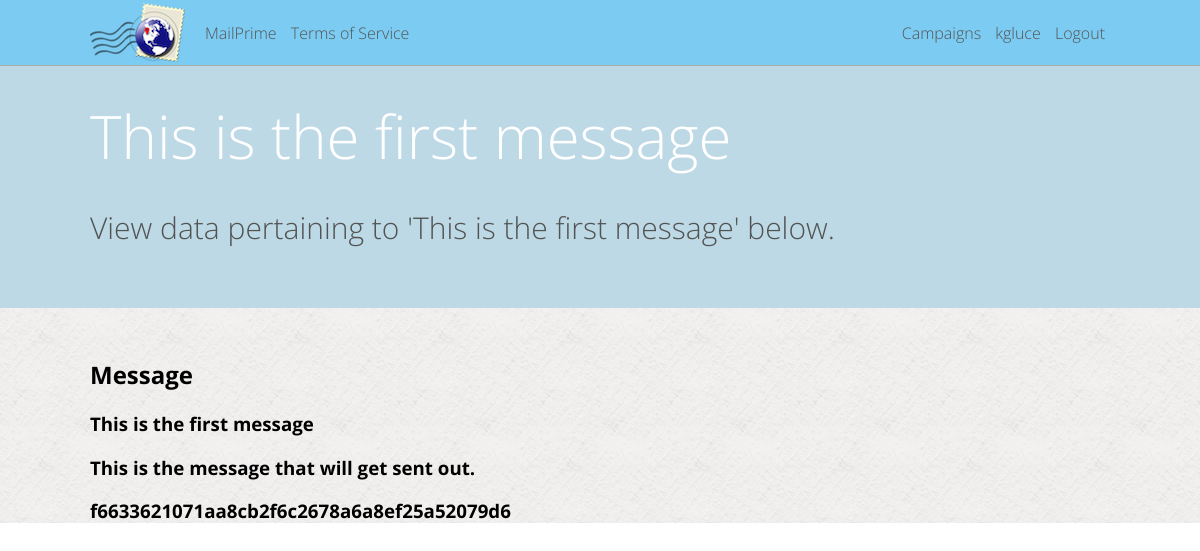
Page /kgluce/campaign-1/message-1 (signed in) on the committed database.
### mailer/models.py (models this page shows, shortened)
class Message(models.Model):
	title = models.CharField(max_length=200)
	body = models.TextField()
	template = models.ForeignKey('Template')
	campaign = models.ForeignKey('Campaign')
	created_date = models.DateTimeField(auto_now_add=True, blank=True)
	deploy_date = models.DateTimeField()
	message_id = models.CharField(max_length=200, blank=True)

### mailer/views.py (the view)
# urls.py: url(r'^(\w+)/campaign-(\d+)/message-(\d+)$', views.user_campaign_message, name='user_campaign_message'),
def user_campaign_message(request, param_username, param_campaign_pk, param_message_pk):
	page_vars = {"page_title": 'Campaign Message'}
	if current_user(request) and request.user.username == param_username:
		try:
			message = Message.objects.get(campaign__pk = param_campaign_pk, campaign__user__username = request.user.username, pk = param_message_pk)
		except Message.DoesNotExist:
			raise Http404
		page_vars['message'] = message
		return render(request, 'user_campaign_message.html', page_vars)
	else:
		raise Http404

### mailer/lib.py (called while the page is built)
def current_user(request):
	if request.user.is_authenticated():
		return True
	else:
		return False

### mailer/templates/user_campaign_message.html
{% extends "_base.html" %}
{% block content %}
<h1>Message</h1>
<h3>{{ message.title }}</h3>
<h3>{{ message.body }}</h3>
<h3>{{ message.message_id }}</h3>
{% endblock %}
{% block header %}
<h5 id="header_title">{{ message.title }}</h5>
<p id="header_desc">View data pertaining to '{{ message.title }}' below.</p>
{% endblock header %}

### mailer/templates/_base.html (shortened to what this page needs)
{% load staticfiles %}
<!DOCTYPE html>
<html>
<head>
	<link href="{% static 'css/base.css' %}" rel="stylesheet">
</head>
<body>
	<nav>
		<div class="menu_wrapper">
			<img id="nav_icon" src="{% static 'images/nav_icon.png' %}" height="59px"></img>
			<ul class="nav_left">
				<li><a class="nav_link" href="/">MailPrime</a></li>
				<li><a class="nav_link" href="/tos">Terms of Service</a></li>
			</ul>
			<ul class="nav_right">
				{% if user.is_authenticated %}
				<li><a class="nav_link" href="/{{ user.username }}/campaigns">Campaigns</a></li>
				<li><a class="nav_link" href="/{{ user.username }}/account">{{ user.username }}</a></li>
				<li><a class="nav_link" href="/logout">Logout</a></li>
				{% else %}
				<li><a class="nav_link" href="/login">Login</a></li>
				{% endif %}
			</ul>
		</div>
	</nav>
	<header>
		<div class="content_wrapper">
			{% block header %}{% endblock header %}
		</div>
	</header>
	<section id="main">
		<div class="content_wrapper">
			{% block content %}
			{% endblock %}
		</div>
	</section>
</body>
</html>

### static/css/base.css (style rules this page uses)
html { font-family: 'Open Sans', sans-serif; }
.menu_wrapper { margin: 0 auto; padding: 0; height: 65px; max-width: 1200px; width: 85%; }
nav { position: fixed; width: 100%; height: 65px; left: 0px; top: 0px; background-color: #7ccbf2; outline: 1px outset #ffffff; }
.menu_wrapper { margin: 0 auto; padding: 0; height: 65px; max-width: 1200px; min-width: 590px; width: 85%; }
.nav_left { float: left; list-style: none; height: 100%; margin: 0; padding: 0; }
.nav_left li { font-family: 'Open Sans', sans-serif; font-weight: 300; color: #525453; padding-top: 22px; display: inline-block; padding-right: 5px; padding-left: 5px; height: 43px; }
.nav_left li .nav_link { text-decoration: none; color: #525453; }
#nav_icon { float: left; margin-right: 15px; margin-top: 3px; margin-bottom: 3px; }
.nav_right { float: right; list-style: none; height: 100%; margin: 0; padding: 0; }
.nav_right li { font-family: 'Open Sans', sans-serif; font-weight: 300; color: #525453; padding-top: 22px; display: inline-block; padding-right: 5px; padding-left: 5px; height: 43px; }
.nav_right li .nav_link { text-decoration: none; color: #525453; }
.content_wrapper { margin: 0 auto; max-width: 1200px; width: 85%; padding: 0; }
body { margin: 0; padding: 0; }
header { background-color: #bed9e6; margin: 0; padding: 0; padding-top: 95px; padding-bottom: 30px; width: 100%; }
#header_title { font-family: 'Open Sans', sans-serif; font-weight: 300; color: #ffffff; font-size: 60px; margin: 0; padding: 0; }
#header_desc { font-family: 'Open Sans', sans-serif; font-weight: 300; color: #525453; font-size: 30px; }
section[id="main"] { width: 100%; margin: 0; padding: 0; padding-top: 30px; background-image: url('/static/images/white_pattern.png'); }

### rows in the picture
Message: title "This is the first message", body "This is the message that will get sent out.", message_id "f6633621071aa8cb2f6c2678a6a8ef25a52079d6"

### other values in the picture
{{ user.username }} "kgluce"
